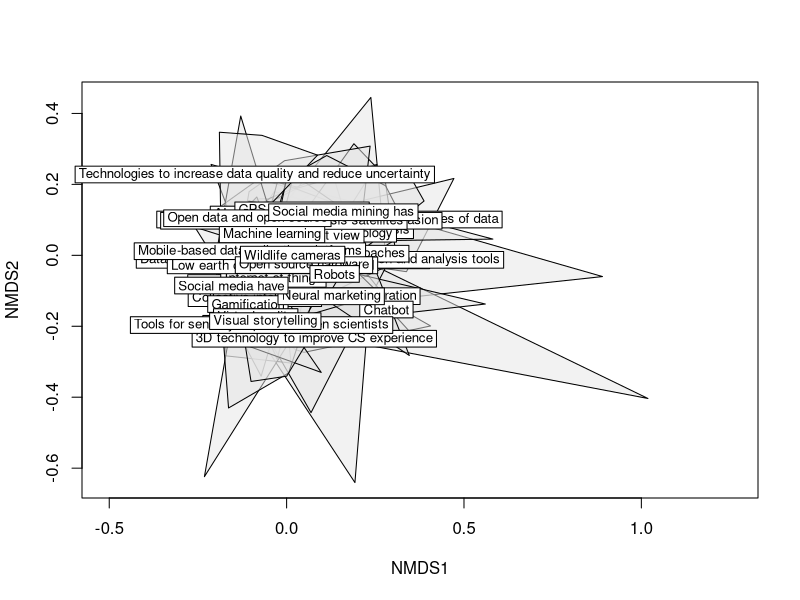
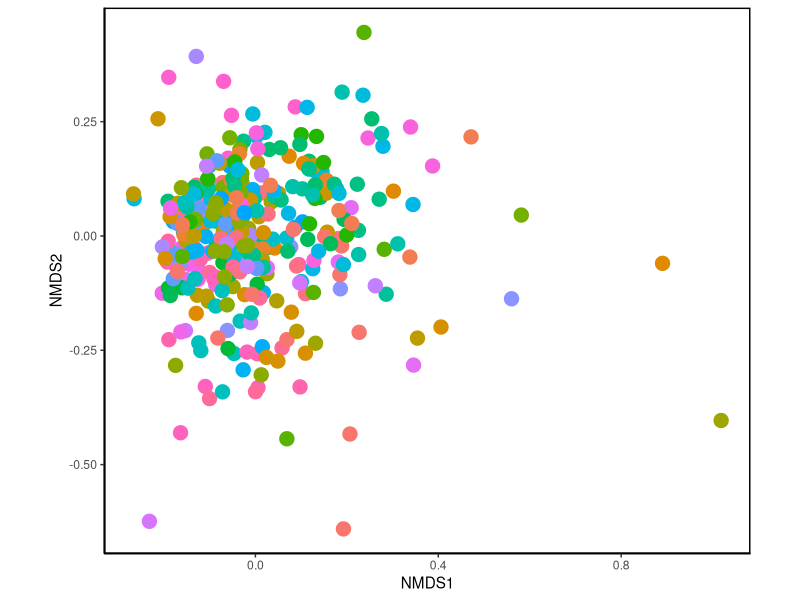
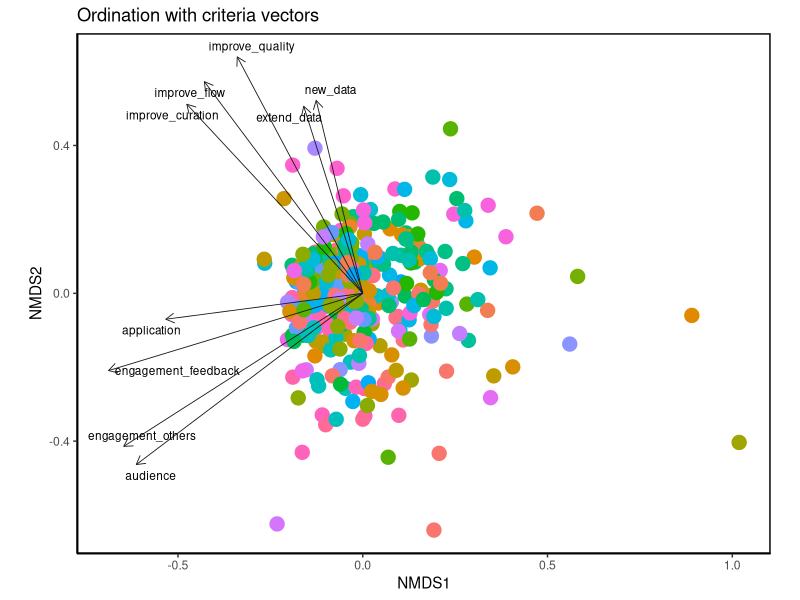
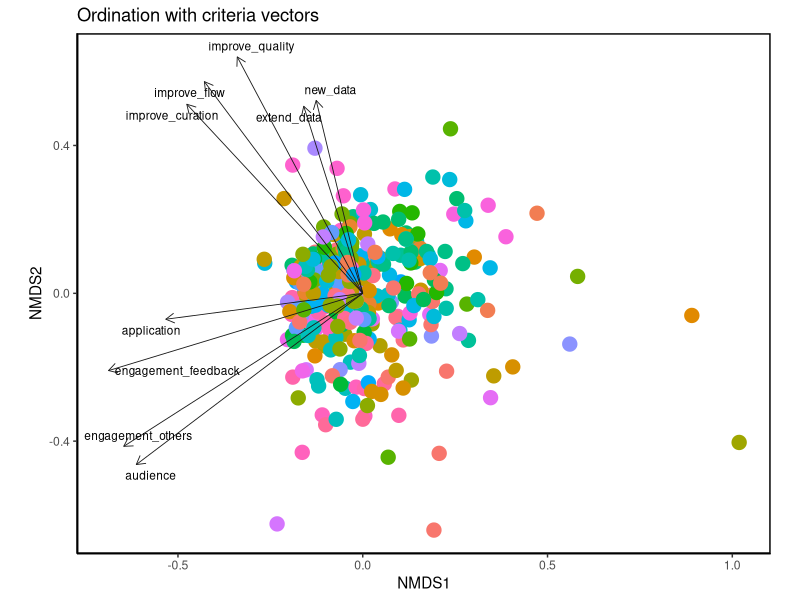

The R script that drew these images, in order: (Note: this script raises an error after producing the figures.)
#############################################+
## Ordination - NMDS
## Valentina LM for the CostAction Team
## First draft: 2022-05-03
#############################################+

## ---- packages ----
library(tidyverse)
library(ggpubr)
library(vegan)

## ---- functions ----
recode_plyr <- function(x) {
  as.numeric(plyr::mapvalues(x, from = c("Strongly disagree", "Disagree",
                                         "Neither agree nor disagree",
                                         "Agree", "Strongly agree"),
                             to = c(1,2,3,4,5)))
  # please note: 'I don't know' and 'N/A' -> NA
}

## ---- data and data tidying ----
temp <- read_delim("Data/workshop_3round_data.csv")[,-1]

## ---- data: recode to numeric ----
sapply(temp[,4:12], recode_plyr) -> scores_rec
bind_cols(temp[,1:3],as.data.frame(scores_rec)) -> scores_num

## ---- data:long formats ----
temp %>% 
  pivot_longer(
    cols = audience:improve_curation,
    names_to = "criterion",
    values_to = "rank"
  ) -> scores_tidy_long
scores_num %>% 
  pivot_longer(
    cols = audience:improve_curation,
    names_to = "criterion",
    values_to = "rank"
  ) -> scores_num_long

## ---- NMDS overall ----
dataset_tot <- na.omit(scores_num)
dataset_tot_NMDS <-  metaMDS(dataset_tot[,4:12],
                             k=2,
                             trymax=100)
ordiplot(dataset_tot_NMDS,type="n")
ordihull(dataset_tot_NMDS,
         groups = dataset_tot$technology,
         draw = "polygon", col = "grey90", label = T)
## add points for criteria and assessments
# orditorp(dataset_tot_NMDS, display="species") # criteria
# orditorp(dataset_tot_NMDS, display="sites",col="red",air=0.01) # assessments

## investigate the criteria that drive the technologies distribution pattern (intrinsic criteria)
dataset.spp.fit <- envfit(dataset_tot_NMDS, 
                          dataset_tot, 
                          permutations = 999)
names(dataset.spp.fit) 
dataset.spp.fit$vectors # they are all signif., not very informative

## ---- NMDS overall ggplots ----
site.scrs <- as.data.frame(scores(dataset_tot_NMDS, 
                                  display = "sites")) #save NMDS results (coords) into dataframe
site.scrs <- cbind(site.scrs, 
                   Technology = dataset_tot$technology, 
                   coder = dataset_tot$coder) #add grouping variables to dataframe
head(site.scrs) # x,y points for each site

spp.scrs <- as.data.frame(scores(dataset.spp.fit, 
                                 display = "vectors")) #save criteria intrinsic values into dataframe
spp.scrs <- cbind(spp.scrs, 
                  Criteria = rownames(spp.scrs)) # add criteria names to dataframe
spp.scrs <- cbind(spp.scrs, 
                  pval = dataset.spp.fit$vectors$pvals) # add pvalues to dataframe so you can select species(criteria) which are significant
#spp.scrs<- cbind(spp.scrs, abrev = abbreviate(spp.scrs$Species, minlength = 6)) #abbreviate species names
sig.spp.scrs.overall <- subset(spp.scrs, pval<=0.05) #subset data to show species significant at 0.05
head(spp.scrs)

nmds.plot.overall <- ggplot(site.scrs, aes(x=NMDS1, y=NMDS2))+ #sets up the plot
  geom_point(aes(NMDS1, NMDS2, colour = factor(site.scrs$Technology), size = 2),
             show.legend = FALSE)+ # adds sites (assessment) points to plot, colour determined by technology
  coord_fixed() +
  theme_classic() + 
  theme(panel.background = element_rect(fill = NA, 
                                        colour = "black", 
                                        size = 1, 
                                        linetype = "solid"))+
  labs(colour = "Technology") # add legend labels
  # theme(legend.position = "right", legend.text = element_text(size = 12), legend.title = element_text(size = 12), axis.text = element_text(size = 10)) # add legend at right of plot

nmds.plot.overall # + labs(title = "Basic ordination plot")
#Significant Species (Criteria)
nmds.plot.overall +
  geom_segment(data = sig.spp.scrs.overall, aes(x = 0, xend=NMDS1, y=0, yend=NMDS2), arrow = arrow(length = unit(0.25, "cm")), colour = "grey10", lwd=0.3) + #add vector arrows of significant species
  ggrepel::geom_text_repel(data = sig.spp.scrs.overall, aes(x=NMDS1, y=NMDS2, label = Criteria), cex = 3, direction = "both", segment.size = 0.25)+ #add labels for species, use ggrepel::geom_text_repel so that labels do not overlap
  labs(title = "Ordination with criteria vectors")
ggsave("round3_consensus_building/figs/ordination.tiff",
       dpi=300, compression = 'lzw')


## ---- NMDS single techs ggplots ----
# based on overall NMDS

i = 1
while (i <= dim(techs)[1]) {
  tech_plot <- techs[[i,1]]
  site.scrs.s <- filter(site.scrs, Technology == tech_plot)
  
  nmds.plot <- ggplot(site.scrs.s, aes(x=NMDS1, y=NMDS2))+ #sets up the plot
    geom_point(aes(NMDS1, NMDS2, colour = factor(site.scrs.s$Technology), size = 2),
               show.legend = FALSE)+ #adds site points to plot, shape determined by Landuse, colour determined by Management
    coord_fixed()+
    theme_classic()+ 
    theme(panel.background = element_rect(fill = NA, colour = "black", size = 1, linetype = "solid"))+
    labs(colour = "Technology") +
    scale_x_continuous(limits = c(-0.5,0.9)) +
    scale_y_continuous(limits = c(-0.5,0.5)) #+# add legend labels
    # geom_text(data = site.scrs.s, aes(label = group),
    #           position = position_dodge(width=0.9),  size=2)
  
  nmds.plot +
    # geom_text(label=site.scrs.s$coder, hjust=0, vjust=0, size=2) +
    labs(title = paste("Ordination with criteria vectors: ",tech_plot,sep=""))
  ggsave(paste("round3_consensus_building/figs/ordination_",tech_plot,".tiff",sep=""), 
                dpi=300, compression = 'lzw')
  
  i = i + 1
}


## ---- NMDS overall ggplots ellipses ----
#data for ellipse, in this case using the management factor
df_ell <- data.frame() #sets up a data frame before running the function.
for(g in unique(site.scrs$Technology)){
  df_ell <- rbind(df_ell, 
                  cbind(as.data.frame(with(site.scrs[site.scrs$Technology==g,],
                                           veganCovEllipse(cov.wt(cbind(NMDS1,NMDS2),
                                                                  wt=rep(1/length(NMDS1),
                                                                         length(NMDS1)))$cov,
                                                           center=c(mean(NMDS1),mean(NMDS2))))) ,Technology=g))
}

# data for labelling the ellipse
NMDS.mean.tech = aggregate(site.scrs[ ,c("NMDS1", "NMDS2")], 
                           list(group = site.scrs$Technology), mean)

# nmds.plot.overall + 
#   geom_path(data = NMDS.mean.tech, 
#             aes(x = NMDS1, y = NMDS2, group = site.scrs$Technology))
# #this is the ellipse, seperate ones by Site. 

# plotting the centers of the ellipses
nmds.plot.overall1 <- ggplot(NMDS.mean.tech, aes(x=NMDS1, y=NMDS2, label=NMDS.mean.tech$group)) + #sets up the plot
  geom_point(aes(NMDS1, NMDS2, colour = factor(group), size = 2),
             show.legend = FALSE)+ # adds sites (assessment) points to plot, colour determined by technology
  coord_fixed() +
  theme_classic() + 
  theme(panel.background = element_rect(fill = NA, 
                                        colour = "black", 
                                        size = 1, 
                                        linetype = "solid")) +
  geom_text(hjust=0, vjust=0, size=2) +
  # geom_text(data = a, aes(label = mpg), 
  #           position = position_dodge(width=0.9),  size=geom.text.size) + 
  labs(colour = "group") # add legend labels
# theme(legend.position = "right", legend.text = element_text(size = 12), legend.title = element_text(size = 12), axis.text = element_text(size = 10)) # add legend at right of plot
nmds.plot.overall1 # + labs(title = "Basic ordination plot")
ggsave("round3_consensus_building/figs/ordination_centers.tiff",
       dpi=300, compression = 'lzw')

nmds.plot.overall2 <- ggplot(NMDS.mean.tech, aes(x=NMDS1, y=NMDS2)) + #sets up the plot
  geom_point(aes(NMDS1, NMDS2, colour = factor(group), size = 2),
             show.legend = FALSE)+ # adds sites (assessment) points to plot, colour determined by technology
  coord_fixed() +
  theme_classic() + 
  theme(panel.background = element_rect(fill = NA, 
                                        colour = "black", 
                                        size = 1, 
                                        linetype = "solid")) +
  # geom_text(hjust=0, vjust=0, size=2) +
  # geom_text(data = a, aes(label = mpg), 
  #           position = position_dodge(width=0.9),  size=geom.text.size) + 
  labs(colour = "group") # add legend labels

nmds.plot.overall2 +
  geom_segment(data = sig.spp.scrs.overall, aes(x = 0, xend=NMDS1, y=0, yend=NMDS2), arrow = arrow(length = unit(0.25, "cm")), colour = "grey10", lwd=0.3) + #add vector arrows of significant species
  ggrepel::geom_text_repel(data = sig.spp.scrs.overall, aes(x=NMDS1, y=NMDS2, label = Criteria), cex = 3, direction = "both", segment.size = 0.25)+ #add labels for species, use ggrepel::geom_text_repel so that labels do not overlap
  labs(title = "Ordination with criteria vectors") -> plot2
plot2 + 
  geom_text(data = NMDS.mean.tech, aes(label = group),
            position = position_dodge(width=0.9),  size=2)
ggsave("round3_consensus_building/figs/ordination_centers_criteria.tiff",
       dpi=300, compression = 'lzw')



## ---- function for ellipsess ----
veganCovEllipse <- function (cov, center = c(0, 0), scale = 1, npoints = 100) 
{
  theta <- (0:npoints) * 2 * pi/npoints
  Circle <- cbind(cos(theta), sin(theta))
  t(center + scale * t(Circle %*% chol(cov)))
}



